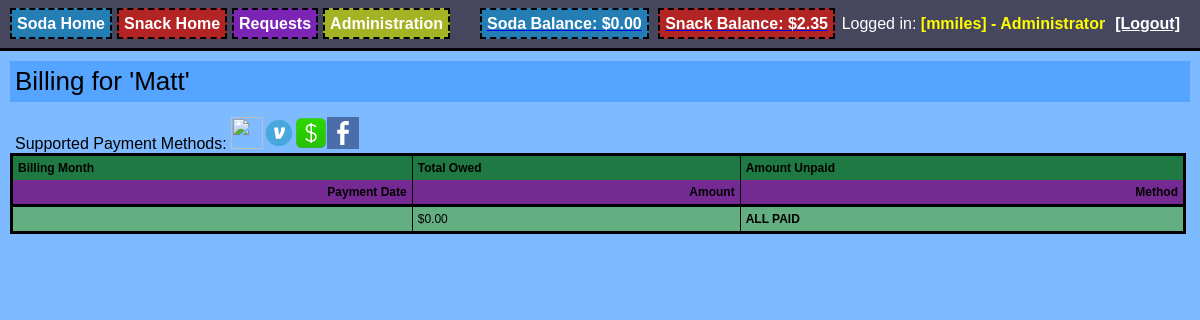
/billing.php?type=Soda (signed in), run on an earlier commit of the app's database.
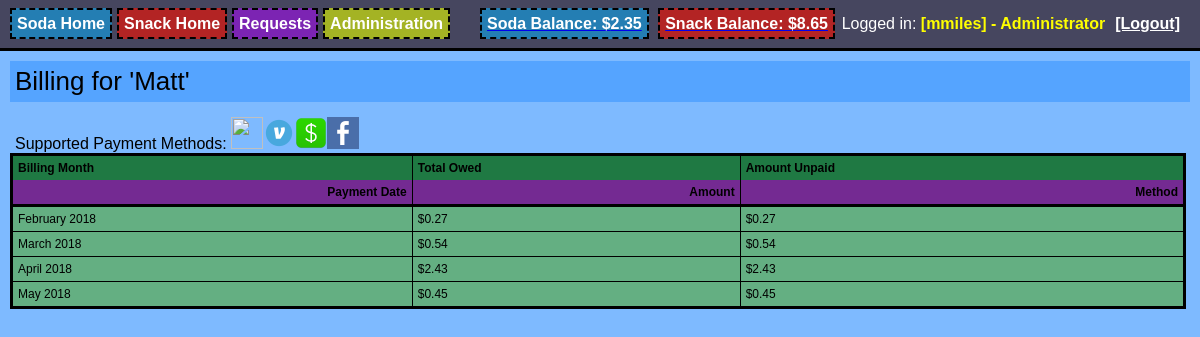
And on a later commit of the database.
### tables this page shows
CREATE TABLE "Purchase_History" (
	`UserID`	INTEGER NOT NULL,
	`ItemID`	INTEGER NOT NULL,
	`Cost`	REAL,
	`Date`	TEXT,
	`DiscountCost`	REAL
);

### Mobile_Detect.php (called while the page is built, shortened)
<?php
class Mobile_Detect
{
    protected $userAgent = null;
    protected $httpHeaders = array();
    protected $detectionType = self::DETECTION_TYPE_MOBILE;
    protected static $mobileHeaders = array(
            'HTTP_ACCEPT'                  => array('matches' => array(
                                                                        'application/x-obml2d',
                                                                        'application/vnd.rim.html',
                                                                        'text/vnd.wap.wml',
                                                                        'application/vnd.wap.xhtml+xml'
                                            )),
            'HTTP_X_WAP_PROFILE'           => null,
            'HTTP_X_WAP_CLIENTID'          => null,
            'HTTP_WAP_CONNECTION'          => null,
            'HTTP_PROFILE'                 => null,
            'HTTP_X_OPERAMINI_PHONE_UA'    => null,
            'HTTP_X_NOKIA_GATEWAY_ID'      => null,
            'HTTP_X_ORANGE_ID'             => null,
            'HTTP_X_VODAFONE_3GPDPCONTEXT' => null,
            'HTTP_X_HUAWEI_USERID'         => null,
            'HTTP_UA_OS'                   => null,
            'HTTP_X_MOBILE_GATEWAY'        => null,
            'HTTP_X_ATT_DEVICEID'          => null,
            'HTTP_UA_CPU'                  => array('matches' => array('ARM')),
    );
    protected static $operatingSystems = array(
        'AndroidOS'         => 'Android',
        'BlackBerryOS'      => 'blackberry|\bBB10\b|rim tablet os',
        'PalmOS'            => 'PalmOS|avantgo|blazer|elaine|hiptop|palm|plucker|xiino',
        'SymbianOS'         => 'Symbian|SymbOS|Series60|Series40|SYB-[0-9]+|\bS60\b',
        'WindowsMobileOS'   => 'Windows CE.*(PPC|Smartphone|Mobile|[0-9]{3}x[0-9]{3})|Window Mobile|Windows Phone [0-9.]+|WCE;',
        'WindowsPhoneOS'   => 'Windows Phone 10.0|Windows Phone 8.1|Windows Phone 8.0|Windows Phone OS|XBLWP7|ZuneWP7|Windows NT 6.[23]; ARM;',
        'iOS'               => '\biPhone.*Mobile|\biPod|\biPad',
        'MeeGoOS'           => 'MeeGo',
        'MaemoOS'           => 'Maemo',
        'JavaOS'            => 'J2ME/|\bMIDP\b|\bCLDC\b',
        'webOS'             => 'webOS|hpwOS',
        'badaOS'            => '\bBada\b',
        'BREWOS'            => 'BREW',
    );
    protected static $browsers = array(
        'Chrome'          => '\bCrMo\b|CriOS|Android.*Chrome/[.0-9]* (Mobile)?',
        'Dolfin'          => '\bDolfin\b',
        'Opera'           => 'Opera.*Mini|Opera.*Mobi|Android.*Opera|Mobile.*OPR/[0-9.]+|Coast/[0-9.]+',
        'Skyfire'         => 'Skyfire',
        'Edge'             => 'Mobile Safari/[.0-9]* Edge',
        'IE'              => 'IEMobile|MSIEMobile',
        'Firefox'         => 'fennec|firefox.*maemo|(Mobile|Tablet).*Firefox|Firefox.*Mobile|FxiOS',
        'Bolt'            => 'bolt',
        'TeaShark'        => 'teashark',
        'Blazer'          => 'Blazer',
        'Safari'          => 'Version.*Mobile.*Safari|Safari.*Mobile|MobileSafari',
        'UCBrowser'       => 'UC.*Browser|UCWEB',
        'baiduboxapp'     => 'baiduboxapp',
        'baidubrowser'    => 'baidubrowser',
        'DiigoBrowser'    => 'DiigoBrowser',
        'Puffin'            => 'Puffin',
        'Mercury'          => '\bMercury\b',
        'ObigoBrowser' => 'Obigo',
        'NetFront' => 'NF-Browser',
        'GenericBrowser'  => 'NokiaBrowser|OviBrowser|OneBrowser|TwonkyBeamBrowser|SEMC.*Browser|FlyFlow|Minimo|NetFront|Novarra-Vision|MQQBrowser|MicroMessenger',
		'PaleMoon'        => 'Android.*PaleMoon|Mobile.*PaleMoon',
    );
    protected static $uaHttpHeaders = array(
        'HTTP_USER_AGENT',
        'HTTP_X_OPERAMINI_PHONE_UA',
        'HTTP_X_DEVICE_USER_AGENT',
        'HTTP_X_ORIGINAL_USER_AGENT',
        'HTTP_X_SKYFIRE_PHONE',
        'HTTP_X_BOLT_PHONE_UA',
        'HTTP_DEVICE_STOCK_UA',
        'HTTP_X_UCBROWSER_DEVICE_UA'
    );
    public function setHttpHeaders($httpHeaders = null)
    {
        if (!is_array($httpHeaders) || !count($httpHeaders)) {
            $httpHeaders = $_SERVER;
        }
        $this->httpHeaders = array();
        foreach ($httpHeaders as $key => $value) {
            if (substr($key, 0, 5) === 'HTTP_') {
                $this->httpHeaders[$key] = $value;
            }
        }
    }
    public function getMobileHeaders()
    {
        return self::$mobileHeaders;
    }
    public function getUaHttpHeaders()
    {
        return self::$uaHttpHeaders;
    }
    public function setCfHeaders($cfHeaders = null) {
        $response = false;
        return $response;
    }
    public function setUserAgent($userAgent = null)
    {
        if (false === empty($userAgent)) {
            return $this->userAgent = $userAgent;
        } else {
            $this->userAgent = null;
            foreach ($this->getUaHttpHeaders() as $altHeader) {
                if (false === empty($this->httpHeaders[$altHeader])) {
                    $this->userAgent .= $this->httpHeaders[$altHeader] . " ";
                }
            }
            if (!empty($this->userAgent)) {
                return $this->userAgent = trim($this->userAgent);
            }
        }
        return $this->userAgent = null;
    }
    public function getUserAgent()
    {
        return $this->userAgent;
    }
    public function setDetectionType($type = null)
    {
        $this->detectionType = $type;
    }
    public static function getMobileDetectionRules()
    {
        static $rules;
        if (!$rules) {
            $rules = array_merge(
                self::$phoneDevices,
                self::$tabletDevices,
                self::$operatingSystems,
                self::$browsers
            );
        }
        return $rules;
    }
    public function getRules()
    {
        if ($this->detectionType == self::DETECTION_TYPE_EXTENDED) {
            return self::getMobileDetectionRulesExtended();
        } else {
            return self::getMobileDetectionRules();
        }
    }
    public function checkHttpHeadersForMobile()
    {
        foreach ($this->getMobileHeaders() as $mobileHeader => $matchType) {
            if (isset($this->httpHeaders[$mobileHeader])) {
                if (is_array($matchType['matches'])) {
                    return false;
                } else {
                    return true;
                }
            }
        }
        return false;
    }
    protected function matchDetectionRulesAgainstUA($userAgent = null)
    {
        return false;
    }
    public function isMobile($userAgent = null, $httpHeaders = null)
    {
        if ($this->checkHttpHeadersForMobile()) {
            return true;
        } else {
            return $this->matchDetectionRulesAgainstUA();
        }
    }
    public function match($regex, $userAgent = null)
    {
        $match = (bool) preg_match(sprintf('#%s#is', $regex), (false === empty($userAgent) ? $userAgent : $this->userAgent), $matches);
        return $match;
    }
}

### foodstock_functions.php (called while the page is built, shortened)
<?php
function IsLoggedIn()
{
   	return $_SESSION['signed_in'];
}
function IsAdminLoggedIn()
{
	return $_SESSION['signed_in'] && $_SESSION['username'] == 'mmiles';
}
?>

### billing.php (the view, shortened to what the changed rows need)
<head>
<?php
    $db = new SQLite3("db/item.db");
    include("foodstock_functions.php");
    $loggedIn = IsLoggedIn();
    $loggedInAdmin = IsAdminLoggedIn();
    require_once 'Mobile_Detect.php';
    $detect = new Mobile_Detect;
    $device_type = ($detect->isMobile() ? ($detect->isTablet() ? 'tablet' : 'phone') : 'computer');
    $isMobile = $device_type == 'phone';
?>
<link rel="stylesheet" type="text/css" href="colorPicker.css"/>
<link rel="stylesheet" type="text/css" href="style.css"/>
<link rel="stylesheet" href="//code.jquery.com/ui/1.11.2/themes/smoothness/jquery-ui.css">
</head>
<?php
	if( $isMobile ) {
		echo "<body class='soda_body' style='display:inline-table;'>";
	} else {
		echo "<body class='soda_body'>";
	}
	include("login_bar.php");
	$itemType = $_GET['type'];
	if( $loggedInAdmin && isset($_GET['userid'] ) && isset($_GET['name'] )  ) {
		$userID = $_GET['userid'];
		$name = $_GET['name'];
	} else {
		$userID = $_SESSION['userID'];
	}
	echo "<div id='restock_all'>";
	echo "<table style='font-size:12; border: 3px solid; border-collapse:collapse; margin:10px; width:98%'>";
	echo "<thead><tr style='background-color: #1f7943; border-top: 3px solid; border-right: 3px solid; border-left: 3px solid; border-bottom: none;'>";
	echo "<th style='padding:5px; border-right:1px #000 solid;' align='left'>Billing Month</th>";
	echo "<th style='padding:5px; border-right:1px #000 solid;' align='left'>Total Owed</th>";
	echo "<th style='padding:5px; border-right:1px #000 solid;' align='left'>Amount Unpaid</th>";
	echo "</tr></thead>";
	echo "<thead><tr style='background-color: #742a92; border-top: none; border-right: 3px solid; border-left: 3px solid; border-bottom: 3px solid;'>";
	echo "<th style='padding:5px; border-right:1px #000 solid; text-align:right;' align='left'>Payment Date</th>";
	echo "<th style='padding:5px; border-right:1px #000 solid; text-align:right;' align='left'>Amount</th>";
	echo "<th style='padding:5px; border-right:1px #000 solid; text-align:right;' align='left'>Method</th>";
	echo "</tr></thead>";
	$results = $db->query("SELECT Sum(Amount) as Total FROM Payments WHERE ItemType='$itemType' AND UserID = $userID");
	$totalPayments = $results->fetchArray()['Total'];
	$currentMonthLabel = "";
	$currentMonthTotal = 0;
	$currentMonth = 0;
	$currentYear = 0;
	$results = $db->query("SELECT i.Name, p.Cost, p.DiscountCost, p.Date, p.UserID FROM Purchase_History p JOIN Item i on p.itemID = i.ID WHERE p.UserID = $userID AND i.Type='$itemType' ORDER BY p.Date ASC");
	while ($row = $results->fetchArray()) {
		$date_object = DateTime::createFromFormat( 'Y-m-d H:i:s', $row['Date'] );
		$purchaseMonth = $date_object->format('F Y');
		if( $currentMonthLabel == "" ) {
			$currentMonthLabel = $purchaseMonth;
			$currentMonth = $date_object->format('m');
			$currentYear = $date_object->format('Y');
		}
		if( $purchaseMonth != $currentMonthLabel ) {
			$currentMonth = $date_object->format('m');
			$currentYear = $date_object->format('Y');
			$totalPayments = printBillMonth( $db, $itemType, $userID, $currentMonthLabel, $currentMonthTotal, $currentMonth, $currentYear, $totalPayments, false );
			$currentMonthLabel = $purchaseMonth;
			$currentMonthTotal = 0;
		}
		if( $row['DiscountCost'] != "" ) {
			$currentMonthTotal += $row['DiscountCost'];
		} else {
			$currentMonthTotal += $row['Cost'];
		}
	}
	$totalPayments = printBillMonth( $db, $itemType, $userID, $currentMonthLabel, $currentMonthTotal, $currentMonth, $currentYear, $totalPayments, true );
		echo "</table>";
	echo "</div>";
	function printBillMonth( $db, $itemType, $userID, $currentMonthLabel, $currentMonthTotal, $currentMonth, $currentYear, $totalPayments, $restOfPayments ) {
		echo "<tr class='billing_row'>";
		echo "<td style='padding:5px; border:1px #000 solid;'>" . $currentMonthLabel . "</td>";
		echo "<td style='padding:5px; border:1px #000 solid;'>$" . number_format( $currentMonthTotal, 2 ) . "</td>";
		if( $currentMonthTotal > $totalPayments ) {
		$amountNotPaid = $currentMonthTotal - $totalPayments;
		echo "<td style='padding:5px; border:1px #000 solid;'>$" . number_format( $amountNotPaid, 2) . "</td>";
			$totalPayments = 0;
		} else {
		echo "<td style='padding:5px; border:1px #000 solid; font-weight: bold;'>ALL PAID</td>";
			$totalPayments = $totalPayments - $currentMonthTotal;
		}
		echo "</tr>";
		return $totalPayments;
	}
?>
</body>

### login_bar.php (shortened to what the changed rows need)
<?php
	echo "<div style='color:#FFF; background-color:#46465f;  border-bottom: 3px solid #000; width:100%;  padding: 5px 0px;'>";
	echo "<div id='container_top' style='margin:10px;'>";
	if( $isMobile ) {
		echo "<span style='float:right; padding:0px 5px; display:inline-block'>";
		DisplayLoggedInUser($loggedIn, $loggedInAdmin, $loginPassword, $url);
		echo "</span>";
		echo "<div style='clear: both;'></div>";
	} else {
		if(!$loggedIn) {
			$results = $db->query("SELECT Count(*) as Active, Sum(SnackSavings) as TotalSnackSavings, Sum(SodaSavings) as TotalSodaSavings FROM User WHERE SnackBalance != 0.0 OR SodaBalance != 0");
			$row = $results->fetchArray();
			$totalActiveUsers = $row['Active'];
			$totalSnackSavings = $row['TotalSnackSavings'];
			$totalSodaSavings = $row['TotalSodaSavings'];
			$totalSavings = $totalSnackSavings + $totalSodaSavings;
			echo "<span style='padding:5px;'><a class='register' href='register.php'>Register for a Discount!<a/> (We have $totalActiveUsers active users with a total of $" . number_format($totalSavings, 2) . " in savings)</span>";
		} else {
			echo "<a style='text-decoration:none;' href='requests.php'><span class='nav_buttons nav_buttons_requests'>Requests</span></a>";
			if( $loggedInAdmin ) {
				echo "<a style='text-decoration:none;' href='admin_x25.php'><span class='nav_buttons nav_buttons_admin'>Administration</span></a>";
			}
			echo "<span style='margin-left:25px;'>";
			echo "<a href='purchase_history.php?type=Soda'><span class='nav_buttons nav_buttons_soda'>Soda Balance: $" .  number_format($_SESSION['SodaBalance'], 2) . "</span></a>";
			echo "<a href='purchase_history.php?type=Snack'><span class='nav_buttons nav_buttons_snack'>Snack Balance: $" .  number_format($_SESSION['SnackBalance'], 2) . "</span></a>";
			echo "</span>";
		}
	}
	echo "</div>";
	echo "</div>";
?>

What changed in the data, as far as the page shows it:
added purchase_history: Date "February 2018"
added purchase_history: Date "March 2018"
added purchase_history: Date "April 2018"
added purchase_history: Date "May 2018"
Also different on the page:
$_SESSION['SodaBalance']: "0.00" → "2.35"
$_SESSION['SnackBalance']: "2.35" → "8.65"
$currentMonthTotal: "0.00" → "0.27 0.54 2.43 0.45"
$amountNotPaid: (not shown) → "0.27 0.54 2.43 0.45"
text no longer shown: "$ ALL PAID"
